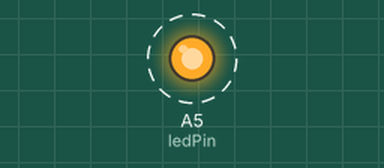
This sketch was run on a simulated Arduino Uno, built with avr-gcc and run on an emulated ATmega328P. Parts: output pins drawn as LEDs (lit = HIGH). Dashed ring = blinking.

Above: at 0.5 s.
Timing chart, 0 to 4.6 s (numbered marks = the images above):
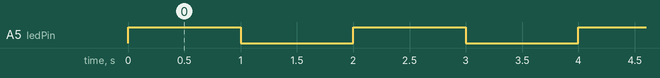

Measured:
- by itself, A5 (ledPin): alternates HIGH for 1.0 s and LOW for 1.0 s

The sketch:

Blink.ino
```cpp
/*
  Blink
  Turns LED on for 1 second and off for 1 second, loop
  Created 08/01/17 by Chang Chu-Ming
*/

int ledPin = A5;

// Setup runs once upon power-up
void setup() {
  pinMode(ledPin, OUTPUT); // Initialize ledPin (pin A5) as OUTPUT pin
}

// Loop keeps running as long as power is on
void loop() {
  digitalWrite(ledPin, HIGH);   // turn the LED on by setting voltage to high
  delay(1000);                  // wait for a second
  digitalWrite(ledPin, LOW);    // turn the LED off by setting voltage to low
  delay(1000);                  // wait for a second
}
```
